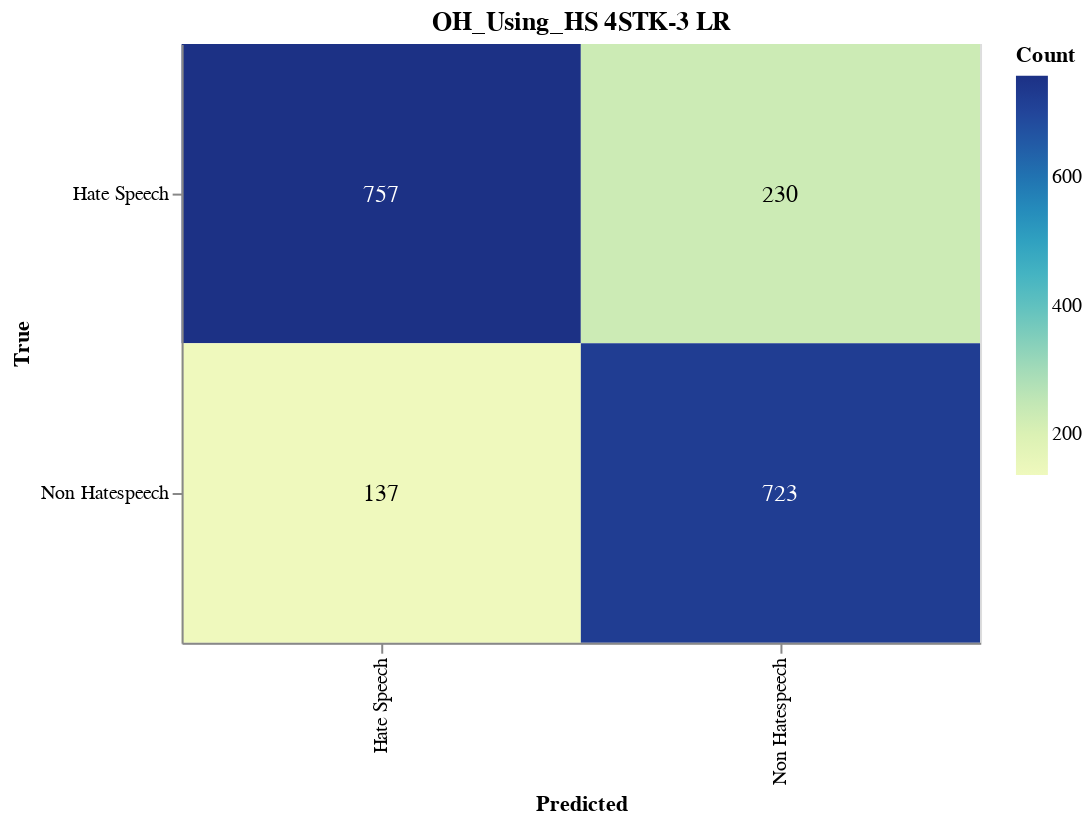

The code cell stored with this chart in its notebook:
### Markdown cell above
#### Save CM

### Code cell
import altair as alt
import altair_saver
import pandas as pd
from sklearn.metrics import confusion_matrix

# Calculate the confusion matrix
cm = confusion_matrix(y_val, adjusted_predictions)

# Define class names
class_names = ['Hate Speech', 'Non Hatespeech']

# Convert confusion matrix to DataFrame
cm_df = pd.DataFrame(cm, index=class_names, columns=class_names).reset_index().melt(id_vars='index')
cm_df.columns = ['True', 'Predicted', 'Count']

# Ensure the order of categories
cm_df['True'] = pd.Categorical(cm_df['True'], categories=class_names, ordered=True)
cm_df['Predicted'] = pd.Categorical(cm_df['Predicted'], categories=class_names, ordered=True)

# Create the Altair plot
heatmap = alt.Chart(cm_df).mark_rect().encode(
    x=alt.X('Predicted:O', sort=class_names),
    y=alt.Y('True:O', sort=class_names),
    color='Count:Q',
    tooltip=['True', 'Predicted', 'Count']
).properties(
    width=400,
    height=300,
    title='OH_Using_HS 4STK-3 LR'
)

# Add text labels
text = heatmap.mark_text(
    align='center',
    baseline='middle',
    fontSize=12
).encode(
    text='Count:Q',
    color=alt.condition(
        alt.datum.Count > cm.max() / 2,
        alt.value('white'),
        alt.value('black')
    )
)

# Combine heatmap and text
final_chart = heatmap + text

# Display the plot
final_chart.show()

### Figure 1 — Vega-Lite specification as saved in the notebook (floating-point values rounded to 4 significant figures)
{"config": {"view": {"continuousWidth": 300, "continuousHeight": 300}}, "layer": [{"mark": {"type": "rect"}, "encoding": {"color": {"field": "Count", "type": "quantitative"}, "tooltip": [{"field": "True", "type": "ordinal"}, {"field": "Predicted", "type": "ordinal"}, {"field": "Count", "type": "quantitative"}], "x": {"field": "Predicted", "sort": ["Hate Speech", "Non Hatespeech"], "type": "ordinal"}, "y": {"field": "True", "sort": ["Hate Speech", "Non Hatespeech"], "type": "ordinal"}}, "title": "OH_Using_HS 4STK-3 LR"}, {"mark": {"type": "text", "align": "center", "baseline": "middle", "fontSize": 12}, "encoding": {"color": {"condition": {"test": "(datum.Count > 378.5)", "value": "white"}, "value": "black"}, "text": {"field": "Count", "type": "quantitative"}, "tooltip": [{"field": "True", "type": "ordinal"}, {"field": "Predicted", "type": "ordinal"}, {"field": "Count", "type": "quantitative"}], "x": {"field": "Predicted", "sort": ["Hate Speech", "Non Hatespeech"], "type": "ordinal"}, "y": {"field": "True", "sort": ["Hate Speech", "Non Hatespeech"], "type": "ordinal"}}, "title": "OH_Using_HS 4STK-3 LR"}], "data": {"name": "data-eff430994bca5951d8b92dbad78be727"}, "height": 300, "width": 400, "$schema": "https://vega.github.io/schema/vega-lite/v5.17.0.json", "datasets": {"data-eff430994bca5951d8b92dbad78be727": [{"True": "Hate Speech", "Predicted": "Hate Speech", "Count": 757}, {"True": "Non Hatespeech", "Predicted": "Hate Speech", "Count": 137}, {"True": "Hate Speech", "Predicted": "Non Hatespeech", "Count": 230}, {"True": "Non Hatespeech", "Predicted": "Non Hatespeech", "Count": 723}]}}
